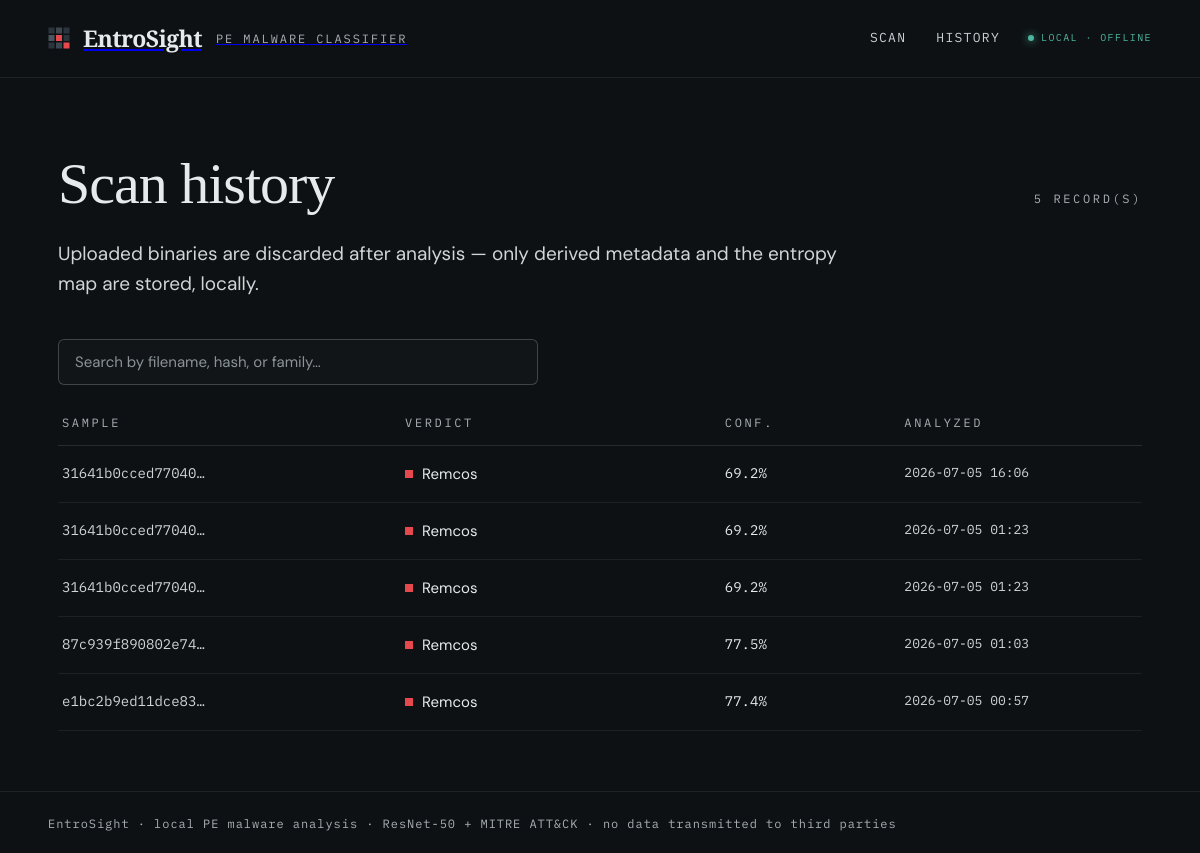
The app's page /history, older data.
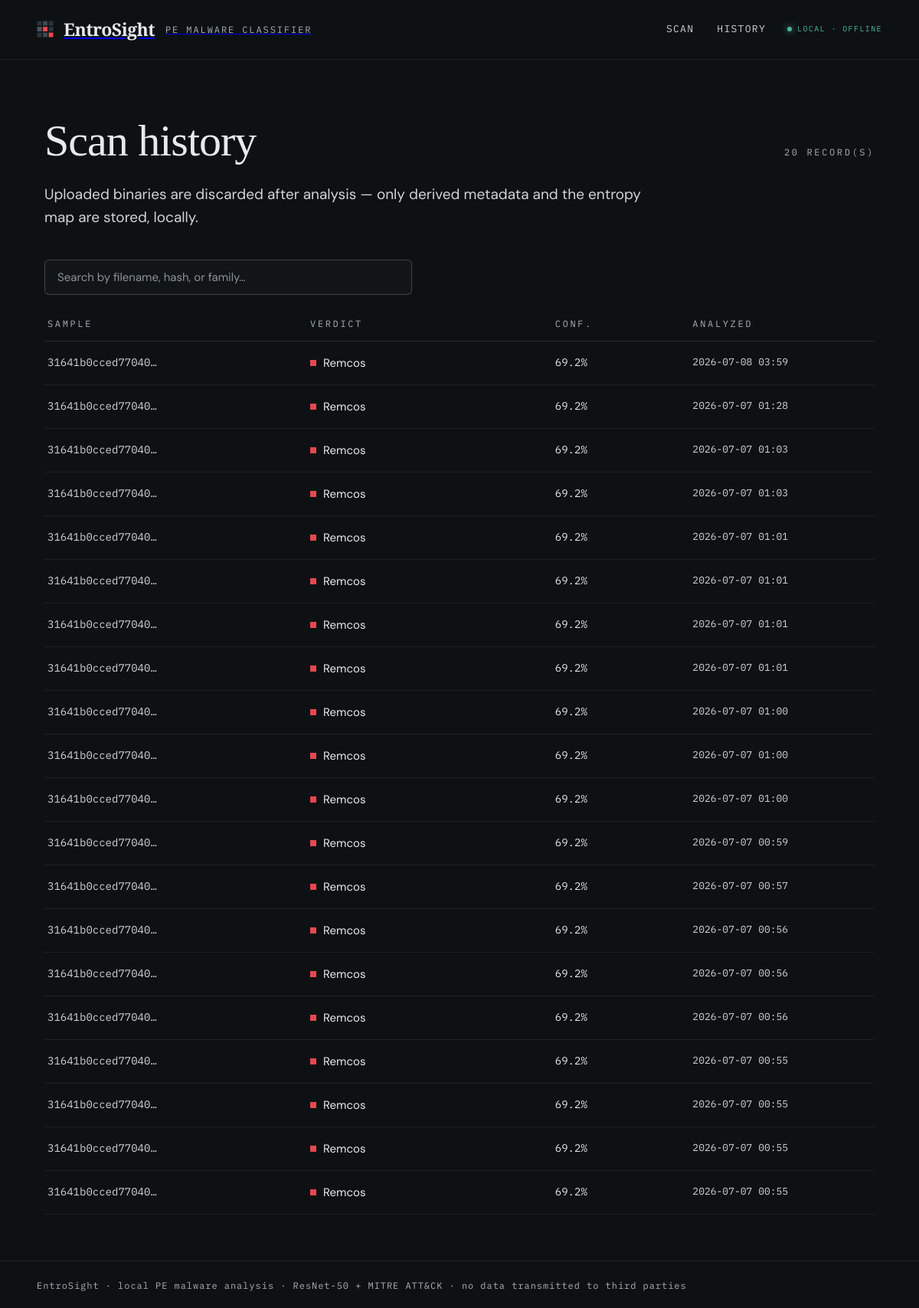
The same page, newer data.
### tables this page shows
CREATE TABLE scan_results (
    id INTEGER PRIMARY KEY AUTOINCREMENT,
    sha256 TEXT NOT NULL,
    filename TEXT NOT NULL,
    predicted_label TEXT NOT NULL,
    confidence REAL NOT NULL,
    explanation TEXT NOT NULL,
    heatmap_path TEXT NOT NULL,
    timestamp DATETIME DEFAULT CURRENT_TIMESTAMP,
    total_time_ms REAL NOT NULL
);

### app/main.py (the view)
@app.get("/history", response_class=HTMLResponse)
async def history_page(request: Request):
    db: ScanHistoryDB = request.app.state.components.db
    recent_scans = await db.list_recent(limit=20)
    return templates.TemplateResponse(
        request, "history.html", {"isHistory": True, "scans": recent_scans}
    )

### app/templates/history.html (shortened to what this page needs)
{% extends "base.html" %}
{% block content %}
<section aria-labelledby="history-heading">
  <div class="history-head">
    <h1 id="history-heading" class="history-title">Scan history</h1>
    <span class="eyebrow">{{ scans | length }} record(s)</span>
  </div>
  <p class="lead">
    Uploaded binaries are discarded after analysis — only derived metadata and
    the entropy map are stored, locally.
  </p>
  <div class="history-search">
    <input
      type="search"
      id="history-search-input"
      name="q"
      class="history-search__input"
      placeholder="Search by filename, hash, or family…"
      aria-label="Search scan history by filename, SHA-256 hash, or predicted label"
      hx-get="/api/history/search"
      hx-trigger="input changed delay:300ms, search"
      hx-target="#history-results"
      hx-swap="innerHTML"
    />
  </div>
  <div id="history-results">
    {% include "partials/history_rows.html" %}
  </div>
</section>
{% endblock %}

### app/templates/partials/history_rows.html
{% if scans %}
<div role="table" aria-label="Recent scans">
  <div class="history-table__head" role="row">
    <span class="eyebrow" role="columnheader">Sample</span>
    <span class="eyebrow" role="columnheader">Verdict</span>
    <span class="eyebrow" role="columnheader">Conf.</span>
    <span class="eyebrow" role="columnheader">Analyzed</span>
  </div>
  {% for scan in scans %}
  {% set is_benign = (scan.predicted_label | lower) == "benign" %}
  <a
    class="history-row"
    href="/scan/{{ scan.scan_id if scan.scan_id is defined else scan.id }}"
    role="row"
    aria-label="Scan of {{ scan.filename }} — {{ scan.predicted_label }}, {{ (scan.confidence * 100) | round(1) }}% confidence"
  >
    <span class="history-hash" role="cell">{{ (scan.sha256 or "")[:16] }}…</span>
    <span class="history-verdict" role="cell">
      <span
        class="history-verdict__dot"
        style="background: {% if is_benign %}var(--success){% else %}var(--accent){% endif %}"
        aria-hidden="true"
      ></span>
      <span class="history-verdict__label">{{ scan.predicted_label }}</span>
    </span>
    <span class="history-conf" role="cell">{{ (scan.confidence * 100) | round(1) }}%</span>
    <span class="history-time" role="cell">
      {{ scan.timestamp.strftime("%Y-%m-%d %H:%M") if scan.timestamp else "—" }}
    </span>
  </a>
  {% endfor %}
</div>
{% else %}
<div class="history-empty">
  <p class="history-empty__msg">No scans found.</p>
  <a href="/" class="btn btn--primary" aria-label="Analyze a file">Analyze a file</a>
</div>
{% endif %}

Row changes from the older to the newer data that the page shows:
no longer on this page (row unchanged): scan_results: sha256 "31641b0cced77040", predicted_label "Remcos", (scan.confidence*100)|round(1) "69.2", timestamp "2026-07-05 16:06"
no longer on this page (row unchanged): scan_results: sha256 "31641b0cced77040", predicted_label "Remcos", (scan.confidence*100)|round(1) "69.2", timestamp "2026-07-05 01:23"
no longer on this page (row unchanged): scan_results: sha256 "31641b0cced77040", predicted_label "Remcos", (scan.confidence*100)|round(1) "69.2", timestamp "2026-07-05 01:23"
no longer on this page (row unchanged): scan_results: sha256 "87c939f890802e74", predicted_label "Remcos", (scan.confidence*100)|round(1) "77.5", timestamp "2026-07-05 01:03"
no longer on this page (row unchanged): scan_results: sha256 "e1bc2b9ed11dce83", predicted_label "Remcos", (scan.confidence*100)|round(1) "77.4", timestamp "2026-07-05 00:57"
added scan_results: sha256 "31641b0cced77040", predicted_label "Remcos", (scan.confidence*100)|round(1) "69.2", timestamp "2026-07-08 03:59"
added scan_results: sha256 "31641b0cced77040", predicted_label "Remcos", (scan.confidence*100)|round(1) "69.2", timestamp "2026-07-07 01:28"
added scan_results: sha256 "31641b0cced77040", predicted_label "Remcos", (scan.confidence*100)|round(1) "69.2", timestamp "2026-07-07 01:03"
added scan_results: sha256 "31641b0cced77040", predicted_label "Remcos", (scan.confidence*100)|round(1) "69.2", timestamp "2026-07-07 01:03"
added scan_results: sha256 "31641b0cced77040", predicted_label "Remcos", (scan.confidence*100)|round(1) "69.2", timestamp "2026-07-07 01:01"
added scan_results: sha256 "31641b0cced77040", predicted_label "Remcos", (scan.confidence*100)|round(1) "69.2", timestamp "2026-07-07 01:01"
added scan_results: sha256 "31641b0cced77040", predicted_label "Remcos", (scan.confidence*100)|round(1) "69.2", timestamp "2026-07-07 01:01"
added scan_results: sha256 "31641b0cced77040", predicted_label "Remcos", (scan.confidence*100)|round(1) "69.2", timestamp "2026-07-07 01:01"
added scan_results: sha256 "31641b0cced77040", predicted_label "Remcos", (scan.confidence*100)|round(1) "69.2", timestamp "2026-07-07 01:00"
added scan_results: sha256 "31641b0cced77040", predicted_label "Remcos", (scan.confidence*100)|round(1) "69.2", timestamp "2026-07-07 01:00"
added scan_results: sha256 "31641b0cced77040", predicted_label "Remcos", (scan.confidence*100)|round(1) "69.2", timestamp "2026-07-07 01:00"
added scan_results: sha256 "31641b0cced77040", predicted_label "Remcos", (scan.confidence*100)|round(1) "69.2", timestamp "2026-07-07 00:59"
added scan_results: sha256 "31641b0cced77040", predicted_label "Remcos", (scan.confidence*100)|round(1) "69.2", timestamp "2026-07-07 00:57"
added scan_results: sha256 "31641b0cced77040", predicted_label "Remcos", (scan.confidence*100)|round(1) "69.2", timestamp "2026-07-07 00:56"
added scan_results: sha256 "31641b0cced77040", predicted_label "Remcos", (scan.confidence*100)|round(1) "69.2", timestamp "2026-07-07 00:56"
added scan_results: sha256 "31641b0cced77040", predicted_label "Remcos", (scan.confidence*100)|round(1) "69.2", timestamp "2026-07-07 00:56"
added scan_results: sha256 "31641b0cced77040", predicted_label "Remcos", (scan.confidence*100)|round(1) "69.2", timestamp "2026-07-07 00:55"
added scan_results: sha256 "31641b0cced77040", predicted_label "Remcos", (scan.confidence*100)|round(1) "69.2", timestamp "2026-07-07 00:55"
added scan_results: sha256 "31641b0cced77040", predicted_label "Remcos", (scan.confidence*100)|round(1) "69.2", timestamp "2026-07-07 00:55"
added scan_results: sha256 "31641b0cced77040", predicted_label "Remcos", (scan.confidence*100)|round(1) "69.2", timestamp "2026-07-07 00:55"
Text that changed along with them:
{{ scans | length }}: "5" → "20"
